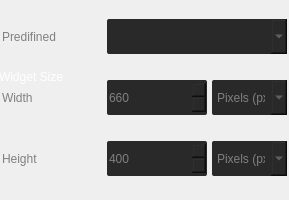
               <widget class="QWidget" name="tab">
                <property name="maximumSize">
                 <size>
                  <width>16777215</width>
                  <height>300</height>
                 </size>
                </property>
                <attribute name="title">
                 <string>Dimensions</string>
                </attribute>
                <layout class="QGridLayout" name="gridLayout_2">
                 <property name="leftMargin">
                  <number>0</number>
                 </property>
                 <property name="topMargin">
                  <number>0</number>
                 </property>
                 <property name="rightMargin">
                  <number>0</number>
                 </property>
                 <property name="bottomMargin">
                  <number>0</number>
                 </property>
                 <property name="spacing">
                  <number>1</number>
                 </property>
                 <item row="0" column="0">
                  <widget class="QGroupBox" name="groupBox">
                   <property name="minimumSize">
                    <size>
                     <width>0</width>
                     <height>200</height>
                    </size>
                   </property>
                   <property name="maximumSize">
                    <size>
                     <width>16777215</width>
                     <height>200</height>
                    </size>
                   </property>
                   <property name="styleSheet">
                    <string notr="true">QGroupBox {
  border-radius: 2px;
  margin-top: 1.4em;
  margin-bottom: 0.5;
  font: 700 12pt &quot;Consolas&quot;;
}

QGroupBox::title {
  background: transparent;
  color: white;
  padding-top: -30px;
   padding-left: -18px;
  margin: 0 15 15 15;
}
QLabel {
	color: grey;
	font: 550 11pt &quot;Consolas&quot;;
}
QSpinBox {
		font: 600 10pt &quot;Segoe UI&quot;;
 		background-color:  rgb(41,41,41);
		color: grey;
		border-radius: 2px;
}
QComboBox {
		font: 700 10pt &quot;Segoe UI&quot;;
 		background-color:  rgb(41,41,41);
		color: grey;
		border-radius: 2px;
}</string>
                   </property>
                   <property name="title">
                    <string>Widget Size</string>
                   </property>
                   <property name="flat">
                    <bool>false</bool>
                   </property>
                   <layout class="QVBoxLayout" name="verticalLayout_3">
                    <property name="spacing">
                     <number>0</number>
                    </property>
                    <property name="leftMargin">
                     <number>1</number>
                    </property>
                    <property name="topMargin">
                     <number>1</number>
                    </property>
                    <property name="rightMargin">
                     <number>1</number>
                    </property>
                    <property name="bottomMargin">
                     <number>1</number>
                    </property>
                    <item>
                     <widget class="QWidget" name="widget_5" native="true">
                      <property name="minimumSize">
                       <size>
                        <width>0</width>
                        <height>40</height>
                       </size>
                      </property>
                      <property name="maximumSize">
                       <size>
                        <width>16777215</width>
                        <height>50</height>
                       </size>
                      </property>
                      <layout class="QHBoxLayout" name="horizontalLayout_9">
                       <property name="spacing">
                        <number>5</number>
                       </property>
                       <property name="leftMargin">
                        <number>1</number>
                       </property>
                       <property name="topMargin">
                        <number>1</number>
                       </property>
                       <property name="rightMargin">
                        <number>1</number>
                       </property>
                       <property name="bottomMargin">
                        <number>1</number>
                       </property>
                       <item>
                        <widget class="QLabel" name="label_7">
                         <property name="minimumSize">
                          <size>
                           <width>100</width>
                           <height>0</height>
                          </size>
                         </property>
                         <property name="maximumSize">
                          <size>
                           <width>80</width>
                           <height>16777215</height>
                          </size>
                         </property>
                         <property name="text">
                          <string>Predifined</string>
                         </property>
                        </widget>
                       </item>
                       <item>
                        <widget class="QComboBox" name="comboBox_4">
                         <property name="minimumSize">
                          <size>
                           <width>0</width>
                           <height>35</height>
                          </size>
                         </property>
                         <item>
                          <property name="text">
                           <string/>
                          </property>
                         </item>
                         <item>
                          <property name="text">
                           <string>128x128 (128ppi)</string>
                          </property>
                         </item>
                        </widget>
                       </item>
                      </layout>
                     </widget>
                    </item>
                    <item>
                     <widget class="QWidget" name="widget_2" native="true">
                      <property name="minimumSize">
                       <size>
                        <width>0</width>
                        <height>40</height>
                       </size>
                      </property>
                      <property name="maximumSize">
                       <size>
                        <width>16777215</width>
                        <height>50</height>
                       </size>
                      </property>
                      <property name="styleSheet">
                       <string notr="true"/>
                      </property>
                      <layout class="QHBoxLayout" name="horizontalLayout_3">
                       <property name="spacing">
                        <number>5</number>
                       </property>
                       <property name="leftMargin">
                        <number>1</number>
                       </property>
                       <property name="topMargin">
                        <number>1</number>
                       </property>
                       <property name="rightMargin">
                        <number>1</number>
                       </property>
                       <property name="bottomMargin">
                        <number>1</number>
                       </property>
                       <item>
                        <widget class="QLabel" name="label">
                         <property name="minimumSize">
                          <size>
                           <width>100</width>
                           <height>0</height>
                          </size>
                         </property>
                         <property name="maximumSize">
                          <size>
                           <width>80</width>
                           <height>16777215</height>
                          </size>
                         </property>
                         <property name="text">
                          <string>Width</string>
                         </property>
                        </widget>
                       </item>
                       <item>
                        <widget class="QSpinBox" name="spinBox">
                         <property name="minimumSize">
                          <size>
                           <width>100</width>
                           <height>35</height>
                          </size>
                         </property>
                         <property name="maximumSize">
                          <size>
                           <width>200</width>
                           <height>16777215</height>
                          </size>
                         </property>
                         <property name="maximum">
                          <number>9999</number>
                         </property>
                         <property name="value">
                          <number>660</number>
                         </property>
                        </widget>
                       </item>
                       <item>
                        <widget class="QComboBox" name="comboBox">
                         <property name="minimumSize">
                          <size>
                           <width>0</width>
                           <height>35</height>
                          </size>
                         </property>
                         <property name="maximumSize">
                          <size>
                           <width>16777215</width>
                           <height>35</height>
                          </size>
                         </property>
                         <item>
                          <property name="text">
                           <string>Pixels (px)</string>
                          </property>
                         </item>
                         <item>
                          <property name="text">
                           <string>Points (pt)</string>
                          </property>
                         </item>
                        </widget>
                       </item>
                      </layout>
                     </widget>
                    </item>
                    <item>
                     <widget class="QWidget" name="widget_3" native="true">
                      <property name="minimumSize">
                       <size>
                        <width>0</width>
                        <height>40</height>
                       </size>
                      </property>
                      <property name="maximumSize">
                       <size>
                        <width>16777215</width>
                        <height>50</height>
                       </size>
                      </property>
                      <layout class="QHBoxLayout" name="horizontalLayout_4">
                       <property name="spacing">
                        <number>5</number>
                       </property>
                       <property name="leftMargin">
                        <number>1</number>
                       </property>
                       <property name="topMargin">
                        <number>1</number>
                       </property>
                       <property name="rightMargin">
                        <number>1</number>
                       </property>
                       <property name="bottomMargin">
                        <number>1</number>
                       </property>
                       <item>
                        <widget class="QLabel" name="label_2">
                         <property name="minimumSize">
                          <size>
                           <width>100</width>
                           <height>0</height>
                          </size>
                         </property>
                         <property name="maximumSize">
                          <size>
                           <width>80</width>
                           <height>16777215</height>
                          </size>
                         </property>
                         <property name="text">
                          <string>Height</string>
                         </property>
                        </widget>
                       </item>
                       <item>
                        <widget class="QSpinBox" name="spinBox_2">
                         <property name="minimumSize">
                          <size>
                           <width>100</width>
                           <height>35</height>
                          </size>
                         </property>
                         <property name="maximumSize">
                          <size>
                           <width>200</width>
                           <height>16777215</height>
                          </size>
                         </property>
                         <property name="maximum">
                          <number>9999</number>
                         </property>
                         <property name="value">
                          <number>400</number>
                         </property>
                        </widget>
                       </item>
                       <item>
                        <widget class="QComboBox" name="comboBox_2">
                         <property name="minimumSize">
                          <size>
                           <width>0</width>
                           <height>35</height>
                          </size>
                         </property>
                         <property name="maximumSize">
                          <size>
                           <width>16777215</width>
                           <height>35</height>
                          </size>
                         </property>
                         <item>
                          <property name="text">
                           <string>Pixels (px)</string>
                          </property>
                         </item>
                         <item>
                          <property name="text">
                           <string>Points (pt)</string>
                          </property>
                         </item>
                        </widget>
                       </item>
                      </layout>
                     </widget>
                    </item>
                   </layout>
                  </widget>
                 </item>
                </layout>
               </widget>
